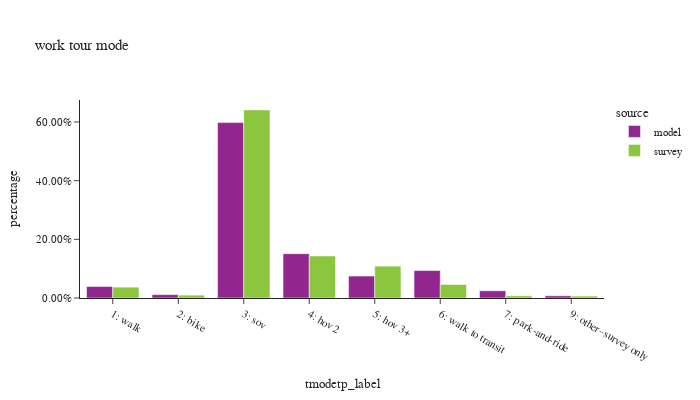

Notebook code cell kept with this figure:
### Code cell
df_plot = wk_tour.groupby(['source','tmodetp_label'])['toexpfac'].sum().reset_index()
df_plot['percentage'] = df_plot.groupby(['source'], group_keys=False)['toexpfac']. \
    apply(lambda x: x / float(x.sum()))
df_plot['source'] = df_plot['source'].astype(pd.CategoricalDtype(['model', 'survey']))

df_plot_ct = wk_tour.groupby(['source','tmodetp_label'])['toexpfac'].count().reset_index(). \
    rename(columns={'toexpfac':'sample count'})
df_plot = df_plot.merge(df_plot_ct, on=['source','tmodetp_label'])

fig = px.bar(df_plot.sort_values(by=['source']), x="tmodetp_label", y="percentage", color="source",
             barmode="group",hover_data=['sample count'],title="work tour mode")
fig.update_layout(height=400, width=700, font=dict(size=11),
                  xaxis = dict(dtick = 1, categoryorder='category ascending'),
                  yaxis=dict(tickformat=".2%"))
fig.show()

### Figure 1 — Plotly figure (JSON) as saved in the notebook; plotly's stock layout.template omitted (floating-point values rounded to 4 significant figures)
{"data": [{"alignmentgroup": "True", "customdata": [[57681], [16941], [881625], [222820], [110303], [138065], [36228], [11064]], "hovertemplate": "source=model<br>tmodetp_label=%{x}<br>percentage=%{y}<br>sample count=%{customdata[0]}<extra></extra>", "legendgroup": "model", "marker": {"color": "#91268F", "pattern": {"shape": ""}}, "name": "model", "offsetgroup": "model", "orientation": "v", "showlegend": true, "textposition": "auto", "x": ["1: walk", "2: bike", "3: sov", "4: hov 2", "5: hov 3+", "6: walk to transit", "7: park-and-ride", "9: other–survey only"], "xaxis": "x", "y": [0.03911, 0.01149, 0.5978, 0.1511, 0.0748, 0.09362, 0.02457, 0.007502], "yaxis": "y", "type": "bar"}, {"alignmentgroup": "True", "customdata": [[225], [121], [1345], [256], [98], [365], [25], [17]], "hovertemplate": "source=survey<br>tmodetp_label=%{x}<br>percentage=%{y}<br>sample count=%{customdata[0]}<extra></extra>", "legendgroup": "survey", "marker": {"color": "#8CC63E", "pattern": {"shape": ""}}, "name": "survey", "offsetgroup": "survey", "orientation": "v", "showlegend": true, "textposition": "auto", "x": ["1: walk", "2: bike", "3: sov", "4: hov 2", "5: hov 3+", "6: walk to transit", "7: park-and-ride", "9: other–survey only"], "xaxis": "x", "y": [0.0371, 0.009783, 0.6412, 0.1432, 0.1086, 0.04604, 0.007495, 0.006588], "yaxis": "y", "type": "bar"}], "layout": {"xaxis": {"anchor": "y", "domain": [0.0, 1.0], "title": {"text": "tmodetp_label"}, "dtick": 1, "categoryorder": "category ascending"}, "yaxis": {"anchor": "x", "domain": [0.0, 1.0], "title": {"text": "percentage"}, "tickformat": ".2%"}, "legend": {"title": {"text": "source"}, "tracegroupgap": 0}, "title": {"text": "work tour mode"}, "barmode": "group", "font": {"size": 11}, "height": 400, "width": 700}}
